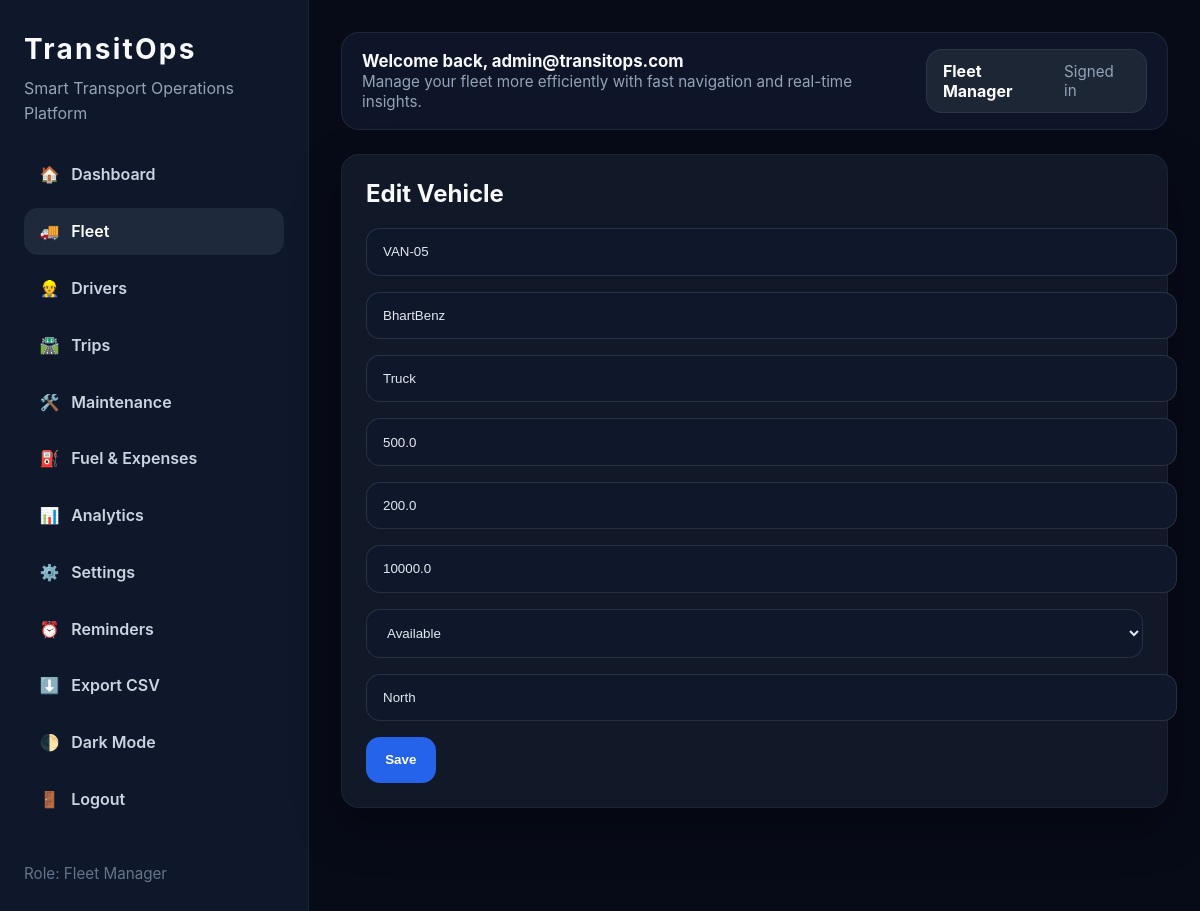
The app's page /vehicles/1/edit (signed in) with its own data.
### tables this page shows
CREATE TABLE vehicles (
                id INTEGER PRIMARY KEY AUTOINCREMENT,
                registration_number TEXT UNIQUE NOT NULL,
                name TEXT NOT NULL,
                vehicle_type TEXT NOT NULL,
                max_load_capacity REAL NOT NULL,
                odometer REAL NOT NULL DEFAULT 0,
                acquisition_cost REAL NOT NULL DEFAULT 0,
                status TEXT NOT NULL DEFAULT 'Available'
            , region TEXT NOT NULL DEFAULT 'North');

### app.py (the view, shortened to what this page needs)
    @app.route('/vehicles/<int:vehicle_id>/edit', methods=['GET', 'POST'])
    @login_required
    @role_required('Fleet Manager')
    def edit_vehicle(vehicle_id):
        conn = get_db_connection()
        vehicle = conn.execute('SELECT * FROM vehicles WHERE id = ?', (vehicle_id,)).fetchone()
        if not vehicle:
            flash('Vehicle not found')
            return redirect(url_for('vehicles'))
        return render_template('vehicle_edit.html', vehicle=vehicle)

### app.py (called while the page is built)
def get_user_role():
    user = g.get('user') or {}
    return (user.get('role') or '').strip()

def role_required(*allowed_roles):
    def decorator(view):
        @wraps(view)
        def wrapped(*args, **kwargs):
            if not g.user:
                return redirect(url_for('login'))
            role = get_user_role()
            if allowed_roles and role not in allowed_roles:
                flash('You do not have permission to access this page.')
                return redirect(url_for('dashboard'))
            return view(*args, **kwargs)
        return wrapped
    return decorator

def get_db_connection():
    if 'db' not in g:
        database_url = current_app.config['DATABASE']
        if isinstance(database_url, str) and database_url.startswith(POSTGRES_SCHEMES):
            if psycopg is None:
                raise RuntimeError('psycopg is required for PostgreSQL support. Install psycopg[binary].')
            g.db = psycopg.connect(database_url)
            g.db.row_factory = dict_row
        else:
            g.db = sqlite3.connect(database_url)
            g.db.row_factory = sqlite3.Row
    return g.db

### templates/vehicle_edit.html (shortened to what this page needs)
{% extends 'base.html' %}
{% block content %}
  <div class="card"><h2>Edit Vehicle</h2>
    <form method="post">
      <input name="registration_number" value="{{ vehicle.registration_number }}" required>
      <input name="name" value="{{ vehicle.name }}" required>
      <input name="vehicle_type" value="{{ vehicle.vehicle_type }}" required>
      <input name="max_load_capacity" type="number" step="0.01" value="{{ vehicle.max_load_capacity }}" required>
      <input name="odometer" type="number" step="0.01" value="{{ vehicle.odometer }}" required>
      <input name="acquisition_cost" type="number" step="0.01" value="{{ vehicle.acquisition_cost }}" required>
      <select name="status">
        <option {% if vehicle.status == 'Available' %}selected{% endif %}>Available</option>
      </select>
      <input name="region" value="{{ vehicle.region }}">
      <button>Save</button>
    </form>
  </div>
{% endblock %}

### static/style.css (style rules this page uses)
:root { color-scheme: dark; }
body { font-family: 'Inter', 'Segoe UI', Arial, sans-serif; margin: 0; min-height: 100vh; background: #070b18; color: #e2e8f0; }
.content > .card, .content > .grid, .content > .dashboard-grid { margin-bottom: 1.25rem; }
.card { background: #111827; padding: 1.5rem; border-radius: 18px; margin-bottom: 1.3rem; box-shadow: 0 20px 45px rgba(0,0,0,.35); border: 1px solid rgba(148,163,184,.08); }
.card h2 { margin-top: 0; color: #f8fafc; }
form input, form select, form textarea { display: block; width: 100%; margin: 0.7rem 0 1rem; padding: 0.95rem 1rem; border: 1px solid rgba(148,163,184,.18); border-radius: 14px; background: #0f172a; color: #e2e8f0; }
form input::placeholder, form textarea::placeholder { color: #94a3b8; }
button { padding: 0.95rem 1.2rem; background: #2563eb; color: white; border: none; border-radius: 14px; cursor: pointer; font-weight: 700; }

### records on screen
vehicles: registration_number "VAN-05", name "BhartBenz", vehicle_type "Truck", max_load_capacity "500.0", odometer "200.0", acquisition_cost "10000.0", status "Available", region "North"

### other values on screen
{{ 'Light' if session.get('dark_mode') else 'Dark' }} "Dark"
{{ session.get('user', {}).get('role', 'Guest') }} "Fleet Manager"
{{ session.get('user', {}).get('email', 'Guest') }} "admin@transitops.com"
